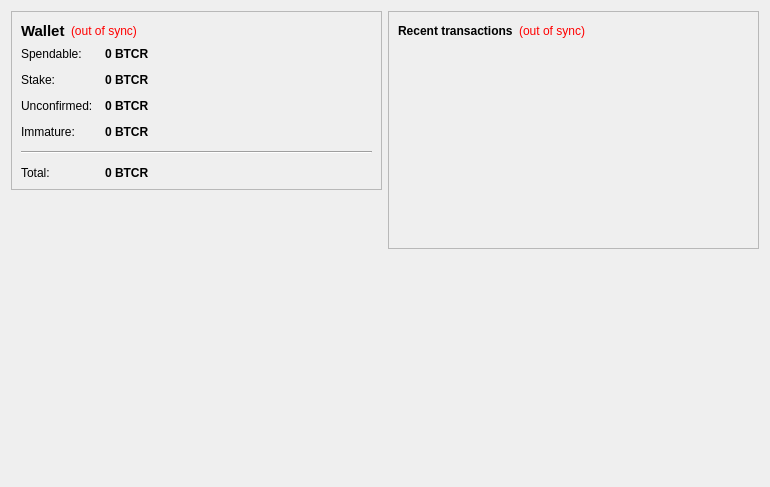
<?xml version="1.0" encoding="UTF-8"?>
<ui version="4.0">
 <class>OverviewPage</class>
 <widget class="QWidget" name="OverviewPage">
  <property name="geometry">
   <rect>
    <x>0</x>
    <y>0</y>
    <width>770</width>
    <height>487</height>
   </rect>
  </property>
  <property name="windowTitle">
   <string>Form</string>
  </property>
  <layout class="QHBoxLayout" name="horizontalLayout" stretch="1,1">
   <item>
    <layout class="QVBoxLayout" name="verticalLayout_2">
     <item>
      <widget class="QFrame" name="frame">
       <property name="frameShape">
        <enum>QFrame::StyledPanel</enum>
       </property>
       <property name="frameShadow">
        <enum>QFrame::Raised</enum>
       </property>
       <layout class="QVBoxLayout" name="verticalLayout_4">
        <item>
         <layout class="QHBoxLayout" name="horizontalLayout_4">
          <item>
           <widget class="QLabel" name="label_5">
            <property name="font">
             <font>
              <pointsize>11</pointsize>
              <weight>75</weight>
              <bold>true</bold>
             </font>
            </property>
            <property name="text">
             <string>Wallet</string>
            </property>
           </widget>
          </item>
          <item>
           <widget class="QLabel" name="labelWalletStatus">
            <property name="toolTip">
             <string>The displayed information may be out of date. Your wallet automatically synchronizes with the BitCurrency network after a connection is established, but this process has not completed yet.</string>
            </property>
            <property name="styleSheet">
             <string notr="true">QLabel { color: red; }</string>
            </property>
            <property name="text">
             <string notr="true">(out of sync)</string>
            </property>
            <property name="alignment">
             <set>Qt::AlignLeading|Qt::AlignLeft|Qt::AlignVCenter</set>
            </property>
           </widget>
          </item>
          <item>
           <spacer name="horizontalSpacer_2">
            <property name="orientation">
             <enum>Qt::Horizontal</enum>
            </property>
            <property name="sizeHint" stdset="0">
             <size>
              <width>40</width>
              <height>20</height>
             </size>
            </property>
           </spacer>
          </item>
         </layout>
        </item>
        <item>
         <layout class="QFormLayout" name="formLayout_2">
          <property name="fieldGrowthPolicy">
           <enum>QFormLayout::AllNonFixedFieldsGrow</enum>
          </property>
          <property name="horizontalSpacing">
           <number>12</number>
          </property>
          <property name="verticalSpacing">
           <number>12</number>
          </property>
          <item row="0" column="0">
           <widget class="QLabel" name="label">
            <property name="text">
             <string>Spendable:</string>
            </property>
           </widget>
          </item>
          <item row="0" column="1">
           <widget class="QLabel" name="labelBalance">
            <property name="font">
             <font>
              <weight>75</weight>
              <bold>true</bold>
             </font>
            </property>
            <property name="cursor">
             <cursorShape>IBeamCursor</cursorShape>
            </property>
            <property name="toolTip">
             <string>Your current spendable balance</string>
            </property>
            <property name="text">
             <string notr="true">0 BTCR</string>
            </property>
            <property name="textInteractionFlags">
             <set>Qt::LinksAccessibleByMouse|Qt::TextSelectableByKeyboard|Qt::TextSelectableByMouse</set>
            </property>
           </widget>
          </item>
          <item row="1" column="0">
           <widget class="QLabel" name="label_6">
            <property name="text">
             <string>Stake:</string>
            </property>
           </widget>
          </item>
          <item row="1" column="1">
           <widget class="QLabel" name="labelStake">
            <property name="font">
             <font>
              <weight>75</weight>
              <bold>true</bold>
             </font>
            </property>
            <property name="cursor">
             <cursorShape>IBeamCursor</cursorShape>
            </property>
            <property name="toolTip">
             <string>Total of coins that was staked, and do not yet count toward the current balance</string>
            </property>
            <property name="text">
             <string notr="true">0 BTCR</string>
            </property>
            <property name="textInteractionFlags">
             <set>Qt::LinksAccessibleByMouse|Qt::TextSelectableByKeyboard|Qt::TextSelectableByMouse</set>
            </property>
           </widget>
          </item>
          <item row="2" column="0">
           <widget class="QLabel" name="label_3">
            <property name="text">
             <string>Unconfirmed:</string>
            </property>
           </widget>
          </item>
          <item row="2" column="1">
           <widget class="QLabel" name="labelUnconfirmed">
            <property name="font">
             <font>
              <weight>75</weight>
              <bold>true</bold>
             </font>
            </property>
            <property name="cursor">
             <cursorShape>IBeamCursor</cursorShape>
            </property>
            <property name="toolTip">
             <string>Total of transactions that have yet to be confirmed, and do not yet count toward the current balance</string>
            </property>
            <property name="text">
             <string notr="true">0 BTCR</string>
            </property>
            <property name="textInteractionFlags">
             <set>Qt::LinksAccessibleByMouse|Qt::TextSelectableByKeyboard|Qt::TextSelectableByMouse</set>
            </property>
           </widget>
          </item>
          <item row="3" column="0">
           <widget class="QLabel" name="labelImmatureText">
            <property name="text">
             <string>Immature:</string>
            </property>
           </widget>
          </item>
          <item row="3" column="1">
           <widget class="QLabel" name="labelImmature">
            <property name="font">
             <font>
              <weight>75</weight>
              <bold>true</bold>
             </font>
            </property>
            <property name="toolTip">
             <string>Mined balance that has not yet matured</string>
            </property>
            <property name="text">
             <string notr="true">0 BTCR</string>
            </property>
            <property name="textInteractionFlags">
             <set>Qt::LinksAccessibleByMouse|Qt::TextSelectableByKeyboard|Qt::TextSelectableByMouse</set>
            </property>
           </widget>
          </item>
          <item row="4" column="0" colspan="2">
           <widget class="Line" name="line">
            <property name="orientation">
             <enum>Qt::Horizontal</enum>
            </property>
           </widget>
          </item>
          <item row="5" column="0">
           <widget class="QLabel" name="labelTotalText">
            <property name="text">
             <string>Total:</string>
            </property>
           </widget>
          </item>
          <item row="5" column="1">
           <widget class="QLabel" name="labelTotal">
            <property name="font">
             <font>
              <weight>75</weight>
              <bold>true</bold>
             </font>
            </property>
            <property name="cursor">
             <cursorShape>IBeamCursor</cursorShape>
            </property>
            <property name="toolTip">
             <string>Your current total balance</string>
            </property>
            <property name="text">
             <string notr="true">0 BTCR</string>
            </property>
            <property name="textInteractionFlags">
             <set>Qt::LinksAccessibleByMouse|Qt::TextSelectableByKeyboard|Qt::TextSelectableByMouse</set>
            </property>
           </widget>
          </item>
         </layout>
        </item>
       </layout>
      </widget>
     </item>
     <item>
      <spacer name="verticalSpacer">
       <property name="orientation">
        <enum>Qt::Vertical</enum>
       </property>
       <property name="sizeHint" stdset="0">
        <size>
         <width>20</width>
         <height>40</height>
        </size>
       </property>
      </spacer>
     </item>
     <item>
      <widget class="QLabel" name="labelstat">
       <property name="styleSheet">
        <string notr="true"/>
       </property>
       <property name="text">
        <string/>
       </property>
      </widget>
     </item>
    </layout>
   </item>
   <item>
    <layout class="QVBoxLayout" name="verticalLayout_3">
     <item>
      <widget class="QFrame" name="frame_2">
       <property name="frameShape">
        <enum>QFrame::StyledPanel</enum>
       </property>
       <property name="frameShadow">
        <enum>QFrame::Raised</enum>
       </property>
       <layout class="QVBoxLayout" name="verticalLayout">
        <item>
         <layout class="QHBoxLayout" name="horizontalLayout_2">
          <item>
           <widget class="QLabel" name="label_4">
            <property name="text">
             <string>&lt;b&gt;Recent transactions&lt;/b&gt;</string>
            </property>
           </widget>
          </item>
          <item>
           <widget class="QLabel" name="labelTransactionsStatus">
            <property name="toolTip">
             <string>The displayed information may be out of date. Your wallet automatically synchronizes with the BitCurrency network after a connection is established, but this process has not completed yet.</string>
            </property>
            <property name="styleSheet">
             <string notr="true">QLabel { color: red; }</string>
            </property>
            <property name="text">
             <string notr="true">(out of sync)</string>
            </property>
            <property name="alignment">
             <set>Qt::AlignRight|Qt::AlignTrailing|Qt::AlignVCenter</set>
            </property>
           </widget>
          </item>
          <item>
           <spacer name="horizontalSpacer">
            <property name="orientation">
             <enum>Qt::Horizontal</enum>
            </property>
            <property name="sizeHint" stdset="0">
             <size>
              <width>40</width>
              <height>20</height>
             </size>
            </property>
           </spacer>
          </item>
         </layout>
        </item>
        <item>
         <widget class="QListView" name="listTransactions">
          <property name="styleSheet">
           <string notr="true">QListView { background: transparent; }</string>
          </property>
          <property name="frameShape">
           <enum>QFrame::NoFrame</enum>
          </property>
          <property name="verticalScrollBarPolicy">
           <enum>Qt::ScrollBarAlwaysOff</enum>
          </property>
          <property name="horizontalScrollBarPolicy">
           <enum>Qt::ScrollBarAlwaysOff</enum>
          </property>
          <property name="selectionMode">
           <enum>QAbstractItemView::NoSelection</enum>
          </property>
         </widget>
        </item>
       </layout>
      </widget>
     </item>
     <item>
      <spacer name="verticalSpacer_2">
       <property name="orientation">
        <enum>Qt::Vertical</enum>
       </property>
       <property name="sizeHint" stdset="0">
        <size>
         <width>20</width>
         <height>40</height>
        </size>
       </property>
      </spacer>
     </item>
    </layout>
   </item>
  </layout>
 </widget>
 <resources/>
 <connections/>
</ui>
